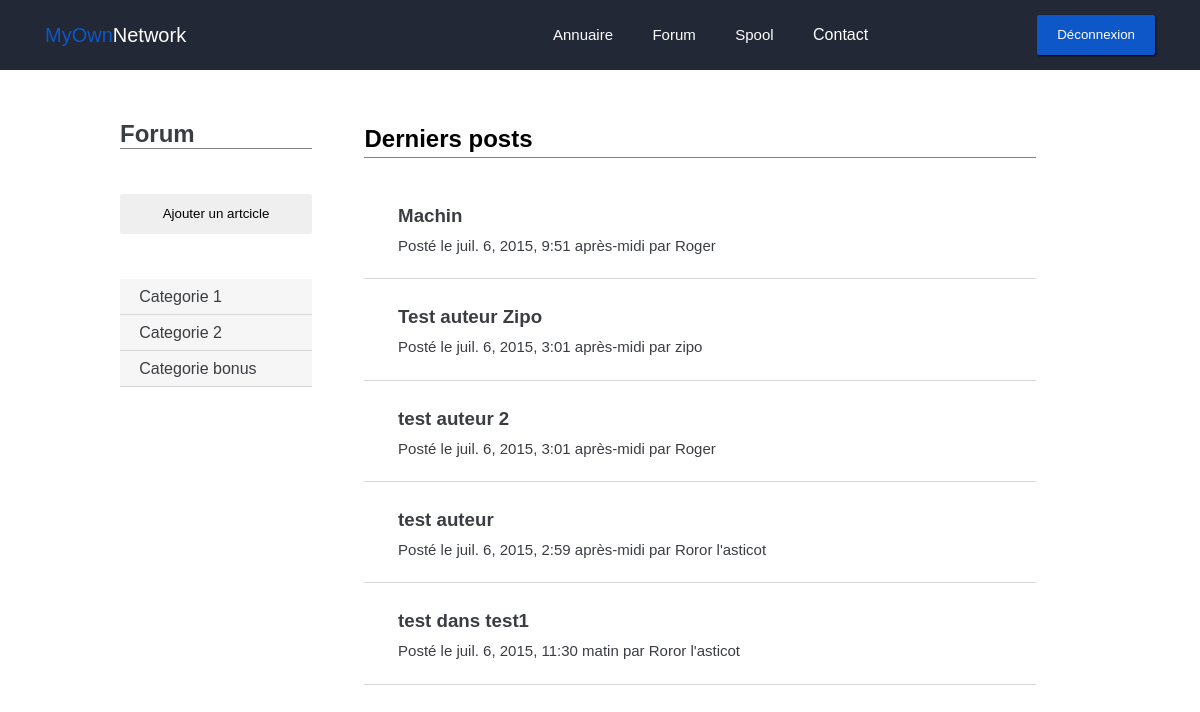
/forum/ (signed in), run on an earlier commit of the app's database.
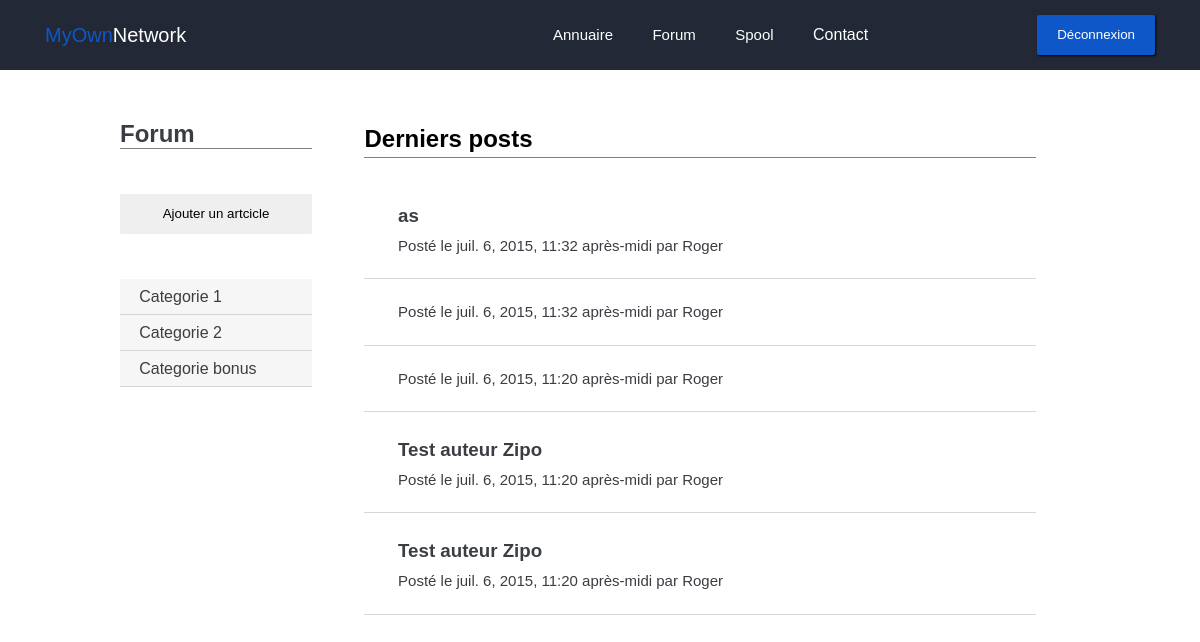
And on a later commit of the database.
### forum/models.py (models this page shows, shortened)
class PostCategorie(models.Model):
    name = models.CharField(max_length=100)

class Post(models.Model):
    titre = models.CharField(max_length=150)
    auteur = models.CharField(max_length=100)
    date = models.DateTimeField(auto_now_add=True, verbose_name="Date de publication")
    categorie = models.ForeignKey('PostSsCategorie')

### forum/views.py (the view)
def home(request):
    if request.user.is_authenticated():
        categories = PostCategorie.objects.all()
        sscategories = PostSsCategorie.objects.all()
        posts = Post.objects.order_by('-date')[:5]
        return render(request, 'forum/index.html', locals())
    else:
        return render(request, 'intra/index.html')

### forum/templates/forum/index.html (shortened to what this page needs)
{% extends "base.html" %}
{% load i18n %}
{% load static %}
{% block staticfiles %}
	<link rel="stylesheet" href="{% static 'forum/css/style.css' %}">
{% endblock %}
{% block content %}
	<div class="forum">
		<div class="wrapper">
			<div class="forum_nav grey2">
				<h1>Forum</h1>
				<a href="{% url "forum.views.add_post" %}"><button class="btn">{% trans "Ajouter un artcicle" %}</button></a>
				<ul>
				{% for categorie in categories %}
				<a href="#" class="grey0Back" onclick="show_sscat('{{ categorie.id }}')"><li>{{ categorie.name }}</li></a>
				{% empty %}
				<p>Pas de catégorie</p>
				{% endfor %}
				</ul>
			</div>
			<div class="forum_content">
				<div class="forum_content__header">
					<h2>{% trans "Derniers posts" %}</h2>
				</div>
				<div class="forum_content__posts">
					<ul>
						{% for post in posts %}
						<a href="{% url 'forum.views.post' post.id %}">
							<li>
								<h3>{{ post.titre }}</h3>
								<p>{% trans "Posté le" %} {{ post.date }} {% trans "par" %} {{ post.auteur }}</p>
							</li>
						</a>
						{% empty %}
						<a href="#">
						  {% trans "Aucun post par ici.." %}
						</a>
						{% endfor %}
					</ul>
				</div>
			</div>
		</div>
	</div>
{% endblock %}

What changed in the data, as far as the page shows it:
no longer on this page (row unchanged): Post: titre "Machin", date "juil. 6, 2015, 9:51 après-midi", auteur "Roger"
no longer on this page (row unchanged): Post: titre "Test auteur Zipo", date "juil. 6, 2015, 3:01 après-midi", auteur "zipo"
no longer on this page (row unchanged): Post: titre "test auteur 2", date "juil. 6, 2015, 3:01 après-midi", auteur "Roger"
no longer on this page (row unchanged): Post: titre "test auteur", date "juil. 6, 2015, 2:59 après-midi", auteur "Roror l'asticot"
no longer on this page (row unchanged): Post: titre "test dans test1", date "juil. 6, 2015, 11:30 matin", auteur "Roror l'asticot"
added Post: titre "as", date "juil. 6, 2015, 11:32 après-midi", auteur "Roger"
added Post: date "juil. 6, 2015, 11:32 après-midi", auteur "Roger"
added Post: date "juil. 6, 2015, 11:20 après-midi", auteur "Roger"
added Post: titre "Test auteur Zipo", date "juil. 6, 2015, 11:20 après-midi", auteur "Roger"
added Post: titre "Test auteur Zipo", date "juil. 6, 2015, 11:20 après-midi", auteur "Roger"
